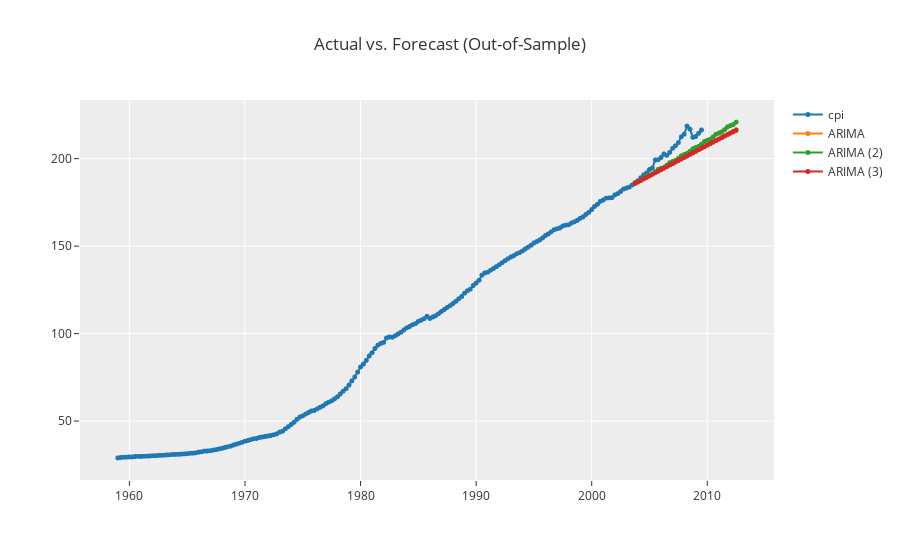

The cell this chart's notebook holds for it:
### Code cell
exp.plot_model(my_models, plot='forecast', data_kwargs={"fh": 36})

### Figure 1 — Plotly figure (JSON) as saved in the notebook; plotly's stock layout.template omitted (floating-point values rounded to 4 significant figures; data arrays with more than 128 entries replaced by an {"elided": "..."} marker saying what was removed)
{"data": [{"line": {"color": "rgb(31, 119, 180)", "width": 2}, "marker": {"color": "rgb(31, 119, 180)", "size": 5}, "mode": "lines+markers", "name": "cpi", "type": "scattergl", "x": {"elided": "215 str values"}, "xaxis": "x", "y": {"elided": "215 float values"}, "yaxis": "y"}, {"line": {"color": "rgb(255, 127, 14)", "width": 2}, "marker": {"color": "rgb(255, 127, 14)", "size": 5}, "mode": "lines+markers", "name": "ARIMA", "type": "scattergl", "x": {"elided": "215 str values"}, "xaxis": "x", "y": {"elided": "215 float values"}, "yaxis": "y"}, {"line": {"color": "rgb(44, 160, 44)", "width": 2}, "marker": {"color": "rgb(44, 160, 44)", "size": 5}, "mode": "lines+markers", "name": "ARIMA (2)", "type": "scattergl", "x": {"elided": "215 str values"}, "xaxis": "x", "y": {"elided": "215 float values"}, "yaxis": "y"}, {"line": {"color": "rgb(214, 39, 40)", "width": 2}, "marker": {"color": "rgb(214, 39, 40)", "size": 5}, "mode": "lines+markers", "name": "ARIMA (3)", "type": "scattergl", "x": {"elided": "215 str values"}, "xaxis": "x", "y": {"elided": "215 float values"}, "yaxis": "y"}], "layout": {"showlegend": true, "title": {"text": "Actual vs. Forecast (Out-of-Sample)"}, "xaxis": {"anchor": "y", "domain": [0, 1]}, "yaxis": {"anchor": "x", "domain": [0, 1]}}}
